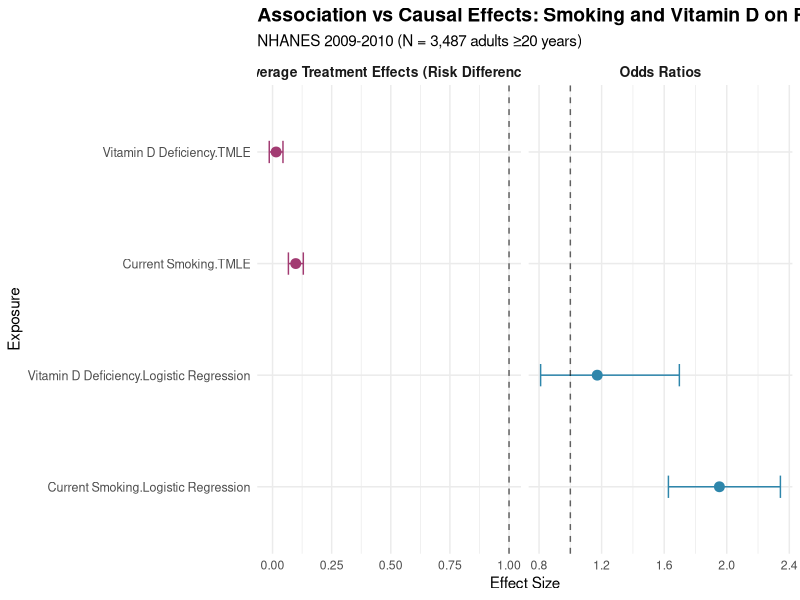
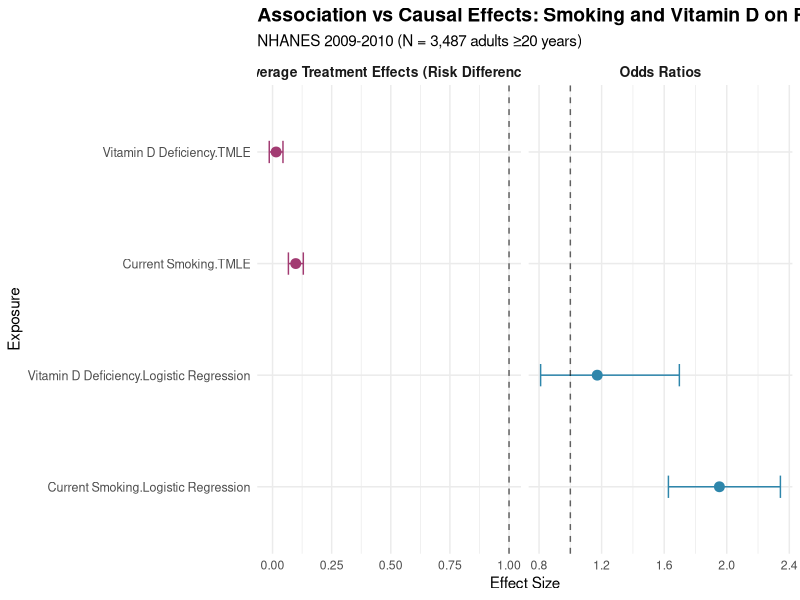

R code for these plots, in order:
library(ggplot2)
library(dplyr)

or_results <- data.frame(
  Exposure = c("Current Smoking", "Vitamin D Deficiency"),
  Method = "Logistic Regression",
  Estimate = c(1.953, 1.172),
  Lower = c(1.627, 0.810),
  Upper = c(2.343, 1.697),
  P_Value = c("<0.001", "0.42")
)

ate_results <- data.frame(
  Exposure = c("Current Smoking", "Vitamin D Deficiency"),
  Method = "TMLE",
  Estimate = c(0.098, 0.015),
  Lower = c(0.067, -0.014),
  Upper = c(0.130, 0.044),
  P_Value = c("<0.001", "0.30")
)

combined_results <- rbind(or_results, ate_results)
combined_results$Method <- factor(combined_results$Method, levels = c("Logistic Regression", "TMLE"))

p <- ggplot(combined_results, aes(x = Estimate, y = interaction(Exposure, Method), color = Method)) +
  geom_point(size = 3) +
  geom_errorbarh(aes(xmin = Lower, xmax = Upper), height = 0.2) +
  geom_vline(xintercept = ifelse(grepl("Regression", combined_results$Method[1]), 1, 0), 
             linetype = "dashed", alpha = 0.6) +
  facet_wrap(~ifelse(Method == "Logistic Regression", "Odds Ratios", "Average Treatment Effects (Risk Difference)"), 
             scales = "free_x", ncol = 2) +
  labs(
    title = "Association vs Causal Effects: Smoking and Vitamin D on Rheumatoid Arthritis",
    subtitle = "NHANES 2009-2010 (N = 3,487 adults ≥20 years)",
    x = "Effect Size",
    y = "Exposure"
  ) +
  scale_color_manual(values = c("Logistic Regression" = "#2E86AB", "TMLE" = "#A23B72")) +
  theme_minimal() +
  theme(
    legend.position = "none",
    strip.text = element_text(face = "bold", size = 10),
    plot.title = element_text(face = "bold", size = 14),
    plot.subtitle = element_text(size = 11),
    axis.text.y = element_text(size = 9)
  )

print(p)

ggsave("forest_plot.png", p, width = 12, height = 6, dpi = 300)
